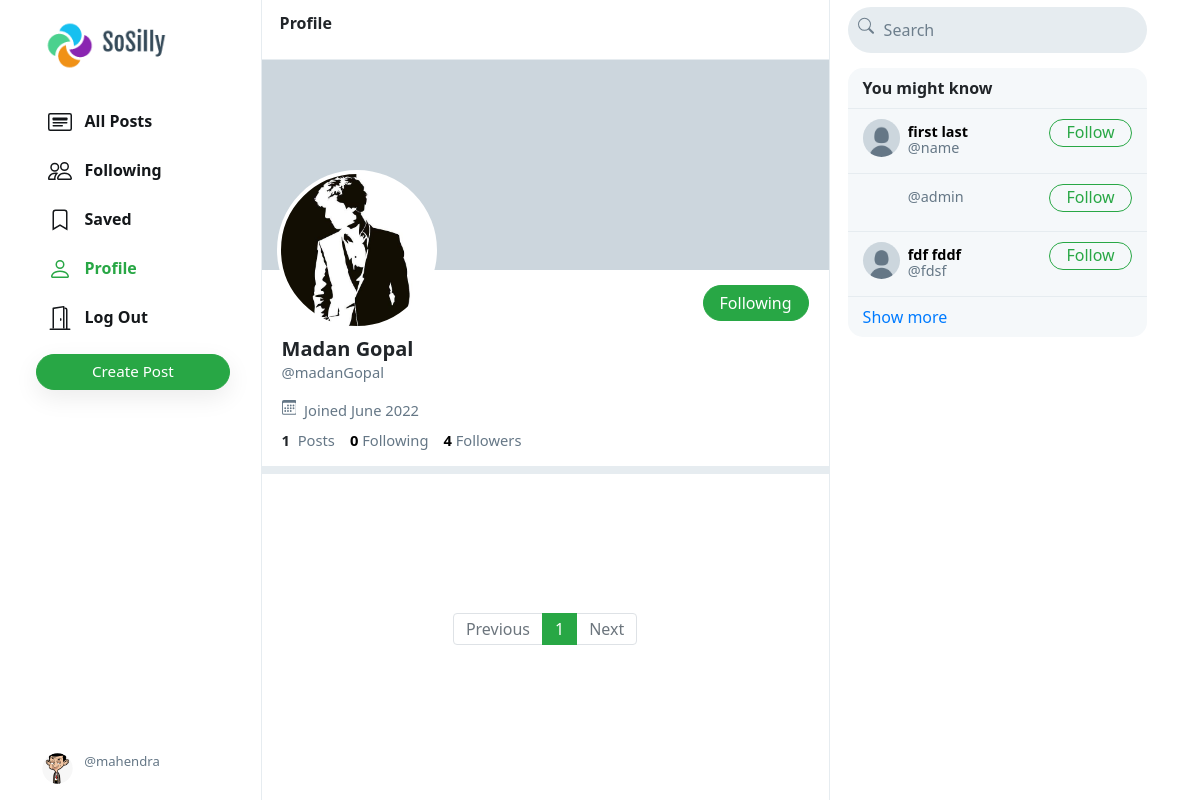
The app's page /madanGopal (signed in) with its own data.
### network/models.py (models this page shows, shortened)
class User(AbstractUser):
    profile_pic = models.ImageField(upload_to='profile_pic/')
    bio = models.TextField(max_length=160, blank=True, null=True)
    cover = models.ImageField(upload_to='covers/', blank=True)

### network/views.py (the view)
# urls.py: path("<str:username>", views.profile, name='profile'),
def profile(request, username):
    user = User.objects.get(username=username)
    all_posts = Post.objects.filter(creater=user).order_by('-date_created')
    paginator = Paginator(all_posts, 10)
    page_number = request.GET.get('page')
    if page_number == None:
        page_number = 1
    posts = paginator.get_page(page_number)
    followings = []
    suggestions = []
    follower = False
    if request.user.is_authenticated:
        followings = Follower.objects.filter(followers=request.user).values_list('user', flat=True)
        suggestions = User.objects.exclude(pk__in=followings).exclude(username=request.user.username).order_by("?")[:6]
        if request.user in Follower.objects.get(user=user).followers.all():
            follower = True
    follower_count = Follower.objects.get(user=user).followers.all().count()
    following_count = Follower.objects.filter(followers=user).count()
    return render(request, 'network/profile.html', {
        "username": user,
        "posts": posts,
        "posts_count": all_posts.count(),
        "suggestions": suggestions,
        "page": "profile",
        "is_follower": follower,
        "follower_count": follower_count,
        "following_count": following_count
    })

### network/templates/network/profile.html (shortened to what this page needs)
{% extends 'network/index.html' %}
{% load static %}
{% block profile %}
    <div class="profile-view" data-user="{{username.username}}">
        <div class="cover-image" style="background-image: url(/media/{{username.cover}})"></div>
        <div class="profile-image" style="background-image: url(/media/{{username.profile_pic}})"></div>
        <div class="profile-details">
            <div>
                {% if user.username == username.username %}
                    <button class="btn btn-outline-success float-right" id="edit-profile-btn"><a href="{% url 'editProfile' %}">Edit Profile</a> </button>
                {% elif is_follower %}
                    <button class="btn btn-success float-right" onclick="unfollow_user(this,'{{username.username}}','edit_page')" id="following-btn">Following</button>
                {% else %}
                    <button class="btn btn-outline-success float-right" onclick="follow_user(this,'{{username.username}}','edit_page')" id="follow-btn">Follow</button>
                {% endif %}
            </div>
            <div class="details-data">
                <h5>{{username.first_name}} {{username.last_name}}</h5>
                <div class="grey">@{{username.username}}</div>
                <div class="grey" style="padding: 8px 0px;">
                    &nbsp;Joined {{username.date_joined | date:"F Y"}}
                </div>
                <div>
                    <strong>
                        {{posts_count}}
                    </strong>
                    &nbsp;<span class="grey">Posts</span>
                    <a href="#">
                        <strong id="following__count">{{following_count | default:0}}</strong>&nbsp;<span class="grey">Following</span>
                    </a>
                    <a href="#">
                        <strong id="follower__count">{{follower_count | default:0}}</strong>&nbsp;<span class="grey">Followers</span>
                    </a>
                </div>
            </div>
        </div>
    </div>
    <div class="space"></div>
{% endblock %}

### network/templates/network/layout.html (shortened to what this page needs)
{% load static %}
<!DOCTYPE html>
<html lang="en">
    <head>
        <link rel="stylesheet" href="https://stackpath.bootstrapcdn.com/bootstrap/4.4.1/css/bootstrap.min.css">
        <link href="{% static 'network/styles.css' %}" rel="stylesheet">
    </head>
    <body>
        <div class="body" data-page="{{page}}">
            <div class="sidenav">
                <a href="{% url 'index' %}" class="navbar-brand">
                    <img src="{% static 'network/Images/sosilly_logo.png' %}" height="51px">
                </a>
                <div style="height: 100%;">
                    <div>
                        <div>
                            <ul>
                                <li class="nav-item" id="all_posts">
                                <a href="{% url 'index' %}" class="nav-link">
                                    <div>
                                        &nbsp;&nbsp;All Posts
                                    </div>
                                </a>
                                </li>
                                {% if user.is_authenticated %}
                                    <li class="nav-item" id="following">
                                        <a href="{% url 'following' %}" class="nav-link">
                                            <div>
                                                &nbsp;&nbsp;Following
                                            </div>
                                        </a>
                                    </li>
                                    <li class="nav-item" id="saved">
                                        <a href="{% url 'saved' %}" class="nav-link">
                                            <div>
                                                <svg width="1.5em" height="1.5em" viewBox="0 0 16 16" class="bi bi-bookmark" fill="currentColor" xmlns="http://www.w3.org/2000/svg">
                                                    <path fill-rule="evenodd" d="M8 12l5 3V3a2 2 0 0 0-2-2H5a2 2 0 0 0-2 2v12l5-3zm-4 1.234l4-2.4 4 2.4V3a1 1 0 0 0-1-1H5a1 1 0 0 0-1 1v10.234z"/>
                                                  </svg>
                                                &nbsp;&nbsp;Saved
                                            </div>
                                        </a>
                                    </li>
                                    <li class="nav-item" id="profile">
                                        <a href="{% url 'profile' user.username %}" class="nav-link">
                                            <div>
                                                &nbsp;&nbsp;Profile
                                            </div>
                                        </a>
                                    </li>
                                    <li class="nav-item" id="logout">
                                        <a href="{% url 'logout' %}" class="nav-link">
                                            <div>
                                                &nbsp;&nbsp;Log Out
                                            </div>
                                        </a>
                                    </li>
                                {% endif %}
                            </ul>
                        </div>
                        {% if user.is_authenticated %}
                            <button id="popup-btn" class="btn btn-success new-post-btn" onclick="createpost()">Create Post</button>
                        {% endif %}
                    </div>
                    <div style="position: absolute; bottom: 10px;">
                        {% if user.is_authenticated %}
                            <li class="nav-item sidenav-user">
                                <a href="{% url 'profile' user.username %}" class="nav-link">
                                    <div class="user_account">
                                        <div class="small-profilepic" style="float: left; background-image: url(/media/{{user.profile_pic}})"></div>
                                        <div style="height: 2.7vw; margin: auto;">
                                            <div class="grey" style="margin-top: 4px;">@{{ user.username }}</div>
                                        </div>
                                    </div>
                                </a>
                            </li>
                        {% endif %}
                    </div>
                </div>
            </div>
            {% block body %}
            {% endblock %}
            <div class="right-div">
                <nav class="head">
                    <form action="{% url 'search' %}" method="post" id="search-form">
                        <div class="search-div">
                            <div>
                            </div>
                            <input type="text" name="query" id="search-box" placeholder="Search">
                        </div>
                    </form>
                </nav>
                <div class='right-div-content'>
                    <div class="space" style="background-color: white;"></div>
                    {% if user.is_authenticated %}
                        <div class="suggestion-box">
                            <div class="suggestion-header">
                                You might know
                            </div>
                            {% for suggestion in suggestions %}
                                <div class="suggestion-user">
                                    <div>
                                        <a href="{% url 'profile' suggestion.username %}">
                                            <div class="small-profilepic" style="background-image: url(/media/{{suggestion.profile_pic}})"></div>
                                        </a>
                                    </div>
                                    <div class="user-details">
                                        <a href="{% url 'profile' suggestion.username %}">
                                            <div id="user-name">
                                                <strong>
                                                    {{suggestion.first_name}} {{suggestion.last_name}}
                                                </strong>
                                            </div>
                                            <div class="grey">@{{suggestion.username}}</div>
                                        </a>
                                    </div>
                                    <div>
                                        <button class="btn btn-outline-success" type="button" onclick="follow_user(this,'{{suggestion.username}}','suggestion')">Follow</button>
                                    </div>
                                </div>
                            {% empty %}
                                    <div style="text-align: center; border-bottom: .5px solid #e6ecf0; padding: 10px 15px;">
                                        <span class="grey" style="font-size: .9em;">No suggestions available.</span>
                                    </div>
                            {% endfor %}
                            <div class="suggestion-footer">
                                <a href="#">Show more</a>
                            </div>
                        </div>
                    {% endif %}
                </div>
            </div>
        </div>
    </body>
</html>

### network/static/network/styles.css (style rules this page uses)
.body { display: flex; min-height: 100%; font-family: system-ui, sans-serif; }
.btn { border-radius: 20px; padding: 0.32rem 1rem 0.375rem 1rem; }
.btn, .btn:focus, .btn:active { box-shadow: none !important; -webkit-box-shadow: none !important; }
.grey { color: #657786; }
svg { vertical-align: text-top; }
.sidenav { height: 100%; width: 21.8%; position: fixed; top: 0; left: 0; padding: 15px; list-style: none; border-right: .5px solid #e6ecf0; z-index: 100; padding-left: 3%; background-color: white; }
.sidenav ul { list-style: none; padding-left: 0px; margin-top: 3vh; }
.sidenav li { margin-top: 7px; }
.sidenav .nav-link { color: #14171a; line-height: .7em; font-weight: 700; padding: 0px; }
.sidenav .nav-link > div { padding: 10px 20px 8px 12px; border-radius: 25px; line-height: 0.9em; width: max-content; }
.new-post-btn { padding-left: 55px !important; padding-right: 55px !important; font-size: .95em; font-weight: 530; box-shadow: rgba(0, 0, 0, 0.08) 0px 8px 24px !important; }
.user_account { display: flex; font-size: .82rem; font-weight: normal; padding-top: 3px !important; padding-bottom: 3px !important; padding-left: 3px !important; }
.user_account .small-profilepic { transform: scale(.82); margin-left: auto; margin-top: auto; }
.active a { color: #28a745 !important; }
.head { height: 7.5vh; }
.small-profilepic { width: 3.1vw; height: 3.1vw; border-radius: 9999px; overflow: hidden; margin-right: 8px; background-size: cover; background-repeat: no-repeat; background-position: center; box-sizing: content-box; }
.space { height: 8px; background-color: #e6ecf0; }
.cover-image { height: 210px; background-size: cover; background-position: center; background-repeat: no-repeat; background-color: #ccd6dd; }
.profile-image { width: 160px; height: 160px; position: absolute; left: 15px; top: 110px; border-radius: 99999px; border: 4px solid white; background-size: cover; background-repeat: no-repeat; background-position: center; background-color: white; }
.profile-details { padding: 15px 20px; }
.profile-details button { padding-bottom: 0.3rem; }
.profile-details > .details-data { margin-top: 52px; font-size: .92em; }
.profile-details h5 { font-weight: 800; margin-bottom: 0px; }
.profile-details a { color: black; text-decoration: none; }
.right-div { width: 28%; height: 100vh; position: fixed; right: 2.95%; border-left: .5px solid #e6ecf0; background-color: white; }
.right-div .head { padding: .9vh 1.5vw; }
.right-div .search-div { margin-left: auto; margin-right: auto; display: flex; border-radius: 25px; background-color: #e6ecf0; padding-left: 10px; padding-right: 10px; vertical-align: middle; }
#search-box { height: 5.7vh; border: none; background: none; outline: none; width: 100%; margin-left: 8px; }
#search-box::placeholder { color: #6d7e8c; }
.right-div-content { height: 92.5vh; overflow: auto; padding-left: 1.5vw; padding-right: 1.5vw; }
.suggestion-box, .guest-box { border-radius: 15px; overflow: hidden; background-color: #f5f8fa; }
.suggestion-header { padding: 13px 15px; line-height: .9em; font-weight: 800; border-bottom: .5px solid #e6ecf0; }
.suggestion-user { display: flex; padding: 10px 15px; font-size: .9em; border-bottom: .5px solid #e6ecf0; }
.suggestion-user a { color: black; text-decoration: none; }
.user-details { flex: 1; line-height: 1.1em; padding: 5px 0px 7px 0px; }
.suggestion-user .btn { padding: 0em 1em .09em 1em; }
.suggestion-footer { padding: 13px 15px; line-height: .9em; }
.suggestion-footer a { text-decoration: none; }

### records on screen
User: profile_pic (picture), username "mahendra"
User: profile_pic (picture), first_name "Madan", last_name "Gopal", username "madanGopal", date_joined "June 2022"
User: profile_pic (placeholder picture), first_name "first", last_name "last", username "name"
User: username "admin"
User: profile_pic (placeholder picture), first_name "fdf", last_name "fddf", username "fdsf"

### other values on screen
{{ posts_count }} "1"
{{ following_count | default:0 }} "0"
{{ follower_count | default:0 }} "4"
{{ each }} "1"
